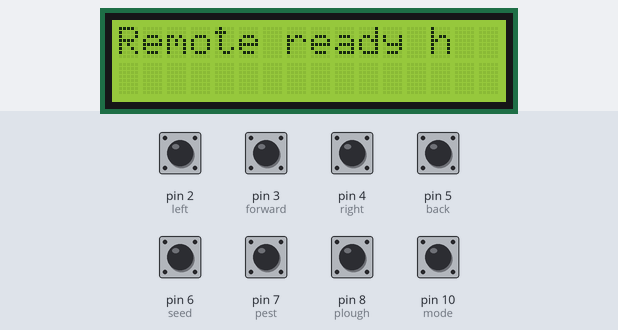
Recording of a sketch running on a simulated Arduino Nano, built with avr-gcc and run on an emulated ATmega328P. Parts: 16×2 character LCD. The test bench sets the inputs (shaded band); at power-on: pin 2 (left), pin 3 (forward), pin 4 (right), pin 5 (back), pin 6 (seed), pin 7 (pest), pin 8 (plough), pin 10 (mode) HIGH. No radio packets arrive unless stated; what the sketch prints to the serial monitor is not drawn.

Above: at 1.2 s.
1.3 s: pin 10 (mode) pulled LOW for 1 s
At 2.8 s:
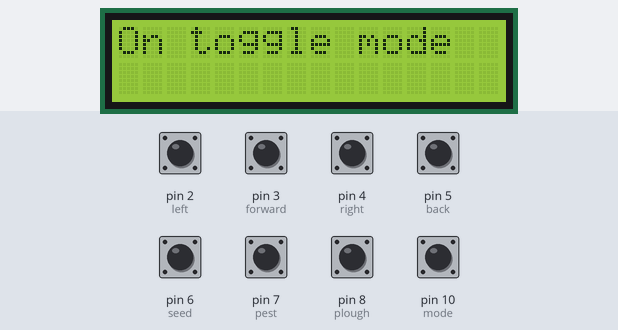
3.8 s: pin 2 (left) pulled LOW for 1 s
At 5.4 s:
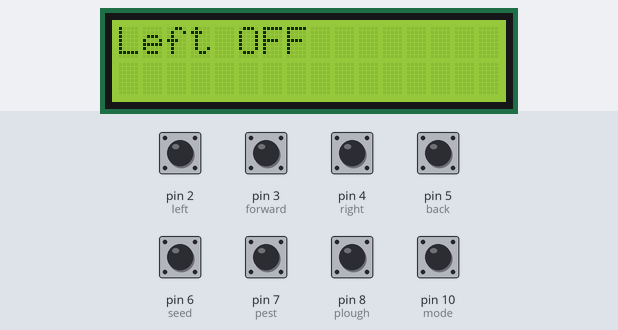
6.3 s: pin 3 (forward) pulled LOW for 0.15 s
At 6.6 s:
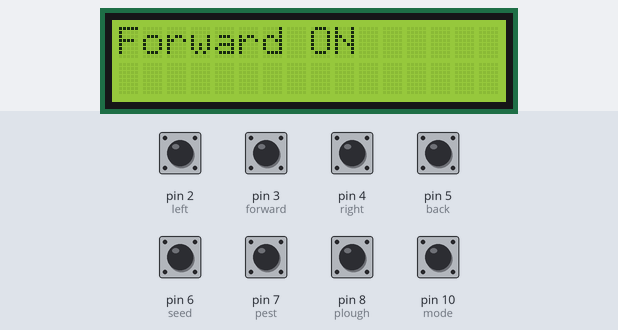
7.9 s: pin 4 (right) pulled LOW for 0.15 s
At 9.0 s:
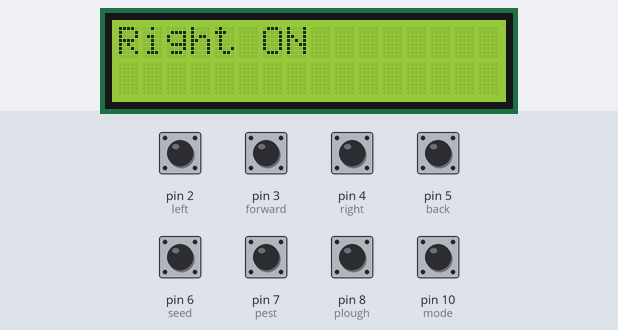
9.5 s: pin 5 (back) pulled LOW for 0.15 s
At 10.2 s:
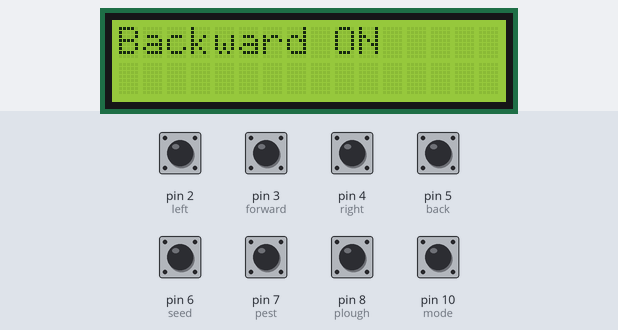
11.1 s: pin 6 (seed) pulled LOW for 0.15 s
At 12.5 s:
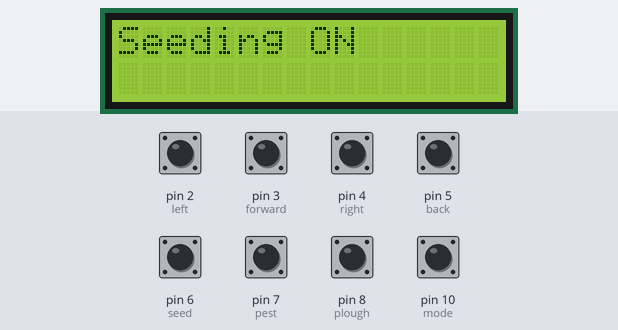
Timing chart, 0 to 13.7 s (numbered marks = the images above; inputs shaded):
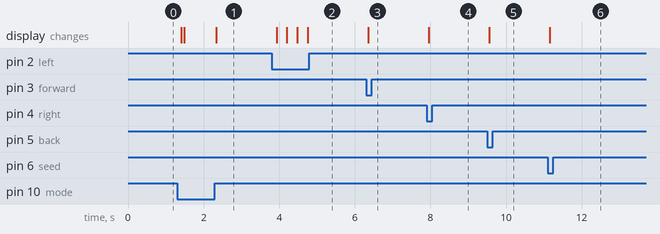

The sketch:

Nano.ino
```cpp
#include <VirtualWire.h>
#include <LiquidCrystal_I2C.h>
#include <Wire.h>
// lcd declaration
LiquidCrystal_I2C lcd(0x27, 16, 2);
// transmitter pin declaration
const int transmit_pin = 11;
// switch declarations: y axis
const int right = 4;
const int left = 2;
// switch declaration: x axis
const int forward = 3;
const int back = 5;
// switch declaration: functions
const int seed = 6;
const int pest = 7;
const int plough = 8;

// switch declaration: mode
const int mode = 10;
bool last_state;
bool state;  // true =  hold , false = toggle
// GND pins
const int modegnd = 9;
const int transgnd = 12;
// toggle mode variables storing last state
bool fwas = false;
bool bwas = false;
bool lwas = false;
bool rwas = false;
bool pwas = false;
bool kwas = false;
bool swas = false;

bool fdwas = false;
bool bdwas = false;
bool ldwas = false;
bool rdwas = false;
bool pdwas = false;
bool kdwas = false;
bool sdwas = false;
bool idwas = false;
// default msg to be sent and ignored by the main
char *msg = "n";

void setup() {
  //lcd setup
  lcd.init();
  lcd.backlight();
  // gnd pinmodes
  pinMode(transgnd, OUTPUT);digitalWrite(transgnd, LOW);
  pinMode(modegnd, OUTPUT);digitalWrite(modegnd, LOW);
  // switches
  pinMode(forward, INPUT_PULLUP);
  pinMode(back, INPUT_PULLUP);
  pinMode(right, INPUT_PULLUP);
  pinMode(left, INPUT_PULLUP);

  pinMode(plough, INPUT_PULLUP);
  pinMode(pest, INPUT_PULLUP);
  pinMode(seed, INPUT_PULLUP);

  pinMode(mode, INPUT_PULLUP);

  Serial.begin(9600);
  Serial.println("Remote ready h sahab");
  display("Remote ready h");
  // transmitter setup
  vw_set_tx_pin(transmit_pin);
  vw_set_ptt_inverted(true);
  vw_setup(2000);


  // read mode state
  if (digitalRead(mode) == LOW) {
    state = true;
    last_state = true;
    Serial.println("on hold mode");
  } else {
    state = false;
    last_state = false;
    Serial.println("on toggle mode");
  }
}


void loop() {
  if (digitalRead(mode) == LOW) {
    state = true;
    if (state != last_state) {
      last_state = state;
      display("On hold mode");
      Serial.println("On hold mode");
    }
    hold();
  } else if (digitalRead(mode) == HIGH) {
    state = false;
    if (state != last_state) {
      last_state = state;
      display("On toggle mode");
      Serial.println("On toggle mode");
    }
    toggle();
  }
}
void display(char msg[33]) {

  lcd.clear();
  lcd.print(msg);
}
void toggle() {
  if (digitalRead(forward) == LOW) {
    fwas = !fwas;
    if (fwas) {
      msg = "f";
      lcd.clear();
      Serial.println("Forward ON");
      display("Forward ON");
    } else {
      msg = "n";
      Serial.println("Forward OFF");

      lcd.clear();
      display("Forward OFF");
    }
  } else if (digitalRead(back) == LOW) {
    bwas = !bwas;
    if (bwas) {
      msg = "b";
      Serial.println("Backward ON");
      lcd.clear();
      display("Backward ON");
    } else {
      msg = "n";
      Serial.println("Backward OFF");
      lcd.clear();
      display("Backward OFF");
    }
  } else if (digitalRead(right) == LOW) {
    rwas = !rwas;
    if (rwas) {
      msg = "r";
      Serial.println("Right ON");
      lcd.clear();
      display("Right ON");

    } else {
      msg = "n";
      Serial.println("Right OFF");
      lcd.clear();
      display("Right OFF");
    }
  } else if (digitalRead(left) == LOW) {
    lwas = !lwas;
    if (lwas) {
      msg = "l";
      Serial.println("Left ON");
      lcd.clear();
      display("Left ON");
    } else {
      msg = "n";
      Serial.println("Left OFF");
      display("Left OFF");
    }
  } else if (digitalRead(plough) == LOW) {
    pwas = !pwas;
    if (pwas) {
      msg = "p";
      Serial.println("Plough ON");
      display("Plough ON");
    } else {
      msg = "n";
      Serial.println("Plough OFF");
      display("Plough OFF");
    }
  } else if (digitalRead(pest) == LOW) {
    kwas = !kwas;
    if (kwas) {
      msg = "k";
      Serial.println("Pest ON");
      display("Pest ON");
    } else {
      msg = "n";
      Serial.println("Pest OFF");
      display("Pest OFF");
    }
  } else if (digitalRead(seed) == LOW) {
    swas = !swas;
    if (swas) {
      msg = "s";
      Serial.println("Seeding ON");
      display("Seeding ON");
    } else {
      msg = "n";
      Serial.println("Seeding OFF");
      display("Seeding OFF");
    }
  }
  send(msg);
  delay(200);
}
void hold() {
  if (digitalRead(forward) == LOW) {
    send("f");
    Serial.println("Forward ON");
    idwas = false;
    if (!fdwas) {
      fdwas = true;
      display("Forward ON");
    }
  } else if (digitalRead(back) == LOW) {
    send("b");
    Serial.println("Backward ON");
    idwas = false;
    if (!bdwas) {
      bdwas = true;
      display("Backward ON");
    }
  } else if (digitalRead(right) == LOW) {
    send("r");
    Serial.println("Going Right");
    idwas = false;
    if (!rdwas) {
      rdwas = true;
      display("Going Right");
    }
  } else if (digitalRead(left) == LOW) {
    send("l");
    Serial.println("Going Left");
    idwas = false;
    if (!ldwas) {
      ldwas = true;
      display("Going Left");
    }
  } else if (digitalRead(plough) == LOW) {
    send("p");
    Serial.println("Plough ON");
    idwas = false;
    if (!pdwas) {
      pdwas = true;
      display("Plough ON");
    }
  } else if (digitalRead(pest) == LOW) {
    send("k");
    Serial.println("Pest on");
    idwas = false;
    if (!kdwas) {
      kdwas = true;
      display("Pest ON");
    }
  } else if (digitalRead(seed) == LOW) {
    send("s");
    Serial.println("Seeding on");
    idwas = false;
    if (!sdwas) {
      sdwas = true;
      display("Seeding ON");
    }
  } else {
    send("n");
    fdwas = false;
    bdwas = false;
    ldwas = false;
    rdwas = false;
    pdwas = false;
    kdwas = false;
    sdwas = false;
    if (!idwas) {
      idwas = true;
      display("IDLE");
    }
  }
}
void send(char *msg) {
  vw_send((uint8_t *)msg, 1);
  vw_wait_tx();
  delay(4);
}
```

Measured:
- after the input at 1.3 s, the display: first changes after 0.11 s (image 1 shows a later state)
- after the input at 3.8 s, the display: first changes after 0.13 s (image 2 shows a later state)
- after the input at 6.3 s, the display: changes after 0.06 s (image 3)
- after the input at 7.9 s, the display: changes after 0.05 s (image 4)
- after the input at 9.5 s, the display: changes after 0.05 s (image 5)
- after the input at 11.1 s, the display: changes after 0.05 s (image 6)
